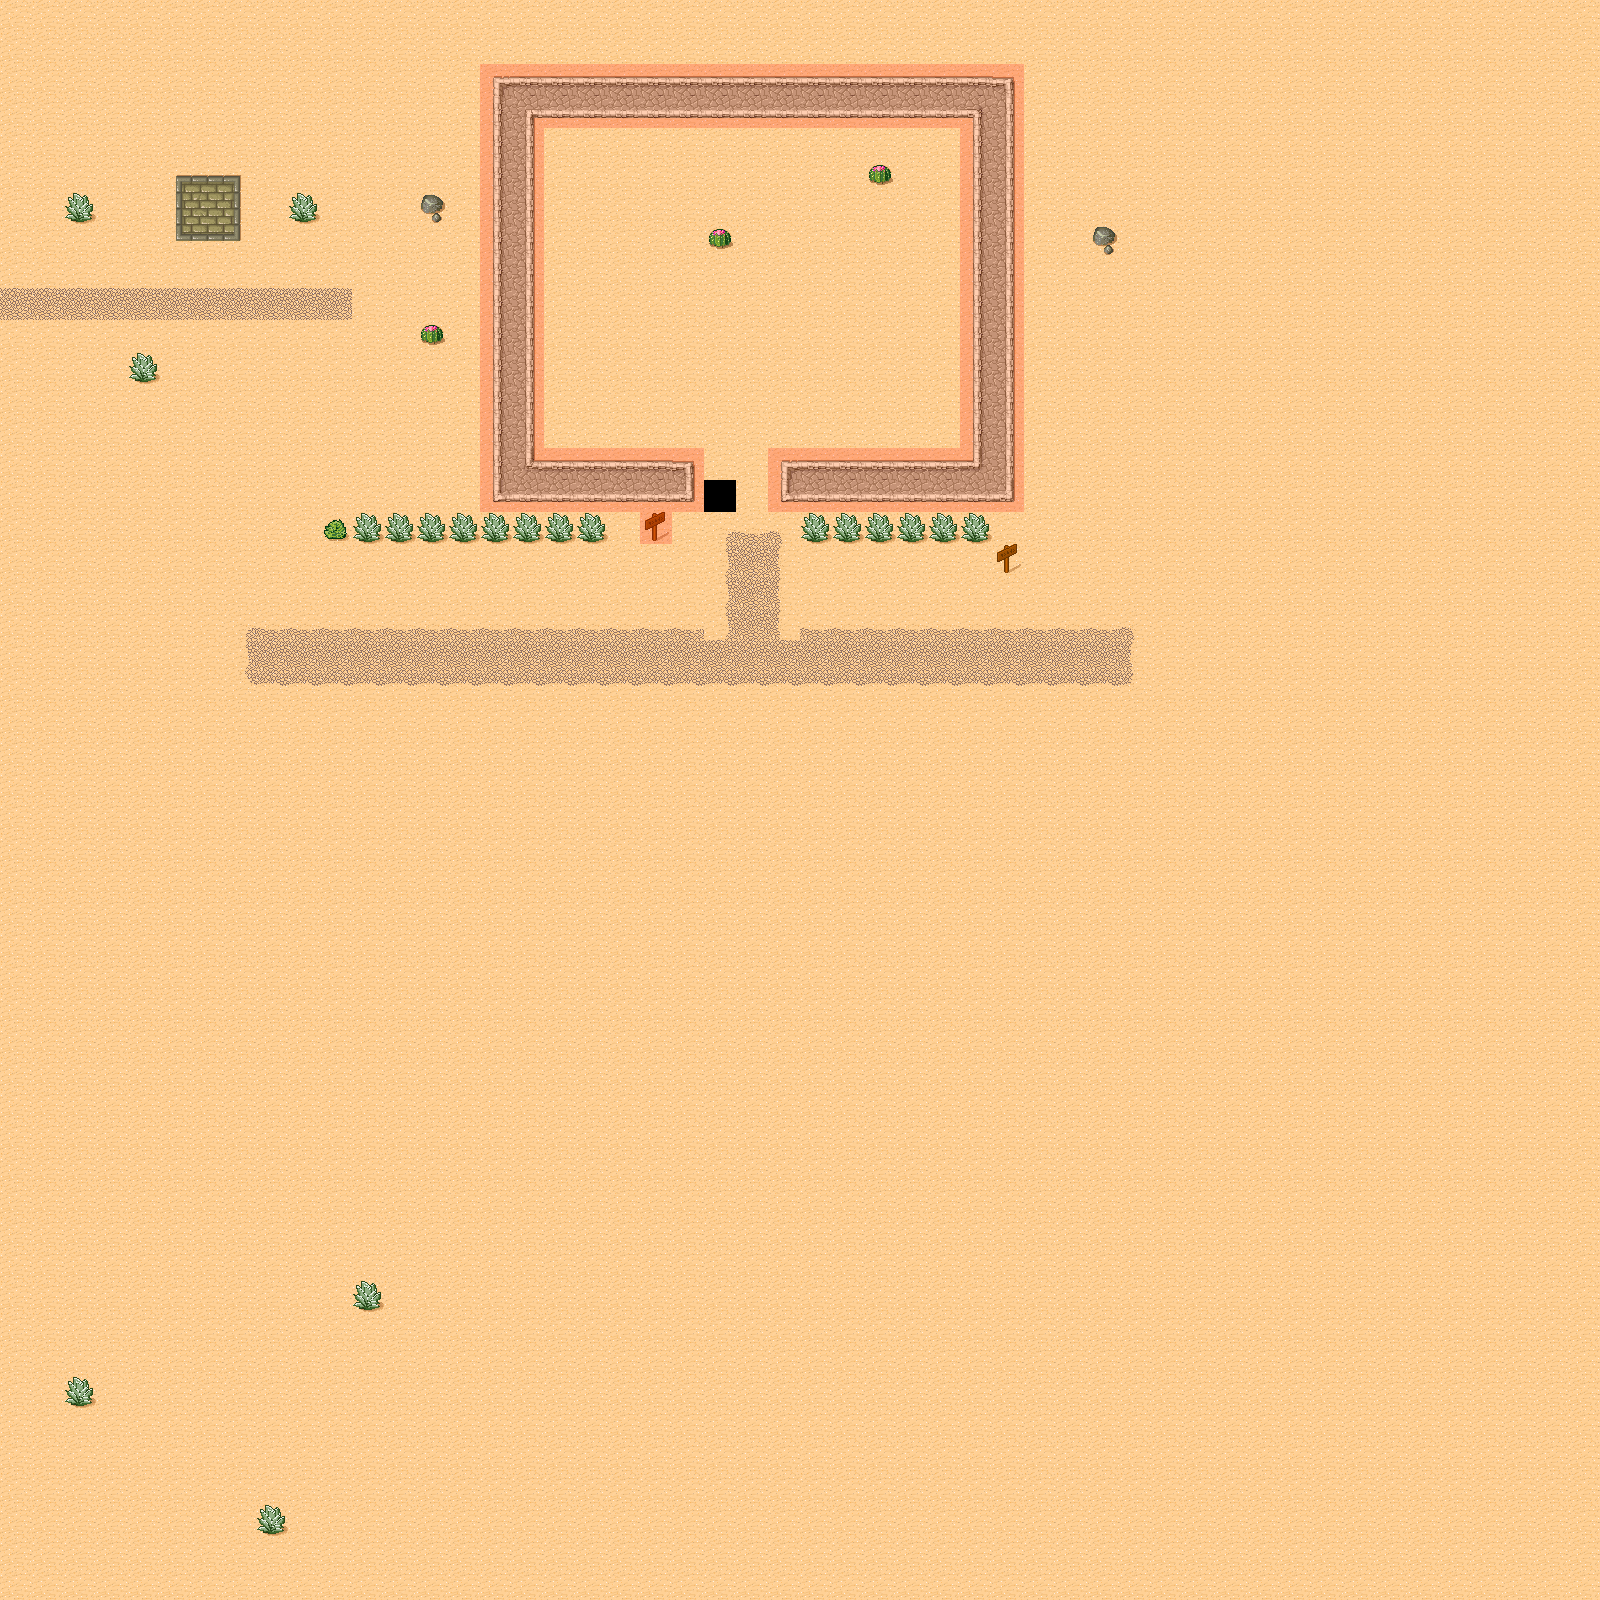

Rendered tile map (Tiled .tmx) drawn with the repository's tilesets; below, a short description and the map source with its tile grids summarised:
An orthogonal 50x50 tile map with 32x32 px tiles, 3 tile layers (Background, Meta, foreground), 2 tilesets and 1 object (SpawnPoint).

<map version="1.0" orientation="orthogonal" width="50" height="50" tilewidth="32" tileheight="32">
 <tileset firstgid="1" name="tmw_desert_spacing" tilewidth="32" tileheight="32" spacing="1" margin="1">
  <image source="tmw_desert_spacing.png" width="265" height="199" />
 </tileset>
 <tileset firstgid="49" name="meta_tiles" tilewidth="32" tileheight="32" spacing="1" margin="1">
  <image source="meta_tiles.png" width="67" height="34" />
  <tile id="0">
   <properties>
    <property name="Collidable" value="true" />
   </properties>
  </tile>
  <tile id="1">
   <properties>
    <property name="Collectable" value="true" />
   </properties>
  </tile>
 </tileset>
 <layer name="Background" width="50" height="50">
  <data>[2500 cells, 2499 non-empty, 36 distinct tile ids]</data>
 </layer>
 <objectgroup name="Objects" width="50" height="50">
  <object name="SpawnPoint" x="416" y="672" />
 </objectgroup>
 <layer name="Meta" width="50" height="50">
  <data>[2500 cells, 107 non-empty, 2 distinct tile ids]</data>
 </layer>
 <layer name="foreground" width="50" height="50">
  <data>[2500 cells, 2 non-empty, 1 distinct tile ids]</data>
 </layer>
</map>
